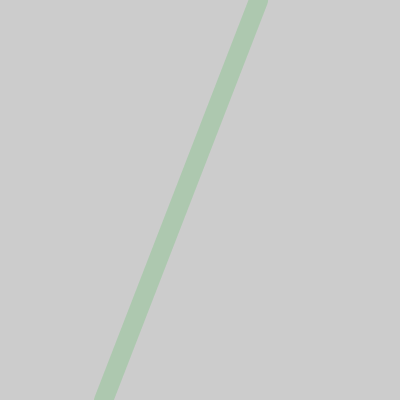
Frame 1 (no input)
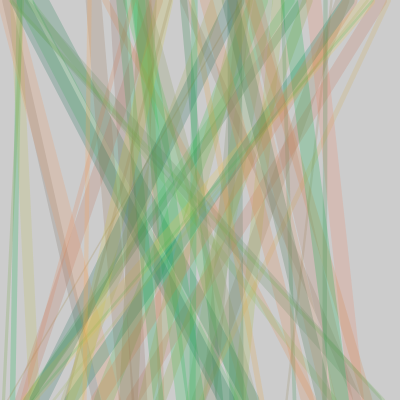
Frame 60 (the mouse pressed at the canvas centre just before this capture)
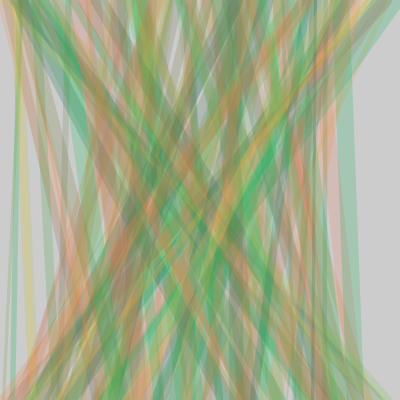
Frame 120 (the mouse held since frame 60 and released just before this capture)

The Processing sketch that drew these frames (run headless with seeded random() and noise(); from frame 60 on, the mouse is pressed at the canvas centre):

// Processing sketch: Lab01_Lines02
// ── Lab01_Lines02.pde
//variables go here
boolean randomStroke = true;

float topX;
float bottomX;
int counter;

//colour choices are from color.adobe.com
color c1 = #4FEAFF;
color c2 = #3EE8A1;
color c3 = #51FF58;
color c4 = #A8E83E;

//this runs once
void setup() {
  counter = 0;
  //put your code in here 
  size(400,400);
  
}

//this runs all the time
void draw() {
  //put your code in here
  topX = random(width);
  bottomX = random(width);
  
  strokeWeight(random(1, 20));
    //multiple if then statements
    //change stroke colour based on
    //the remainder  (% operator)
    if (randomStroke == true) {
        stroke(random(255), random(100, 200), random(55, 100), 55);
    } else {
        if (counter%4 == 0 ) {
          stroke(c1,55);
        }  
        if (counter%4 == 1) {
          stroke(c2,55);
        }
        if (counter%4 == 2) {
          stroke(c3,55);
        } 
        if (counter%4 == 3) {
          stroke(c4,55);
        } 
    }
    
    line(topX, 0, bottomX, height);
  
    println("counter: ", counter, counter%5, key, randomStroke);


  
  counter = counter + 1;
  //counter++;
}

void keyPressed() {
      if (key == 'r' || key == 'R') {
       randomStroke = !randomStroke; 
      }
}
